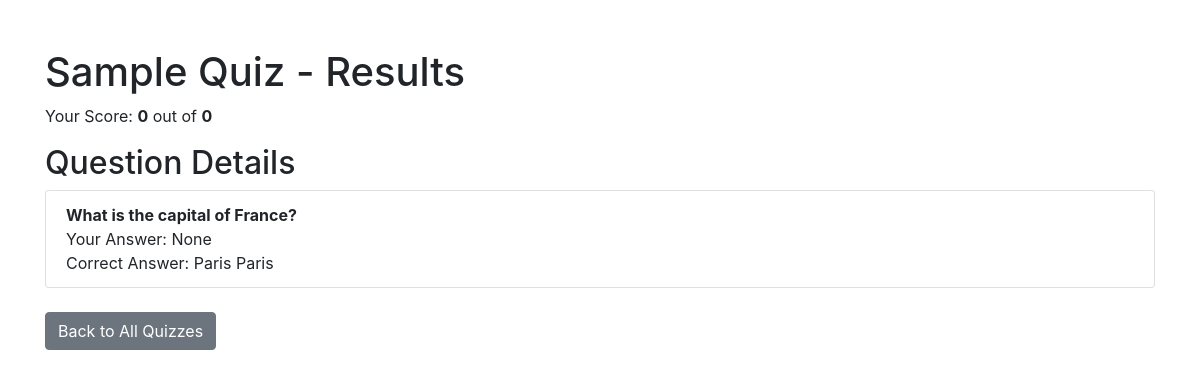
/1/result/, run on an earlier commit of the app's database.
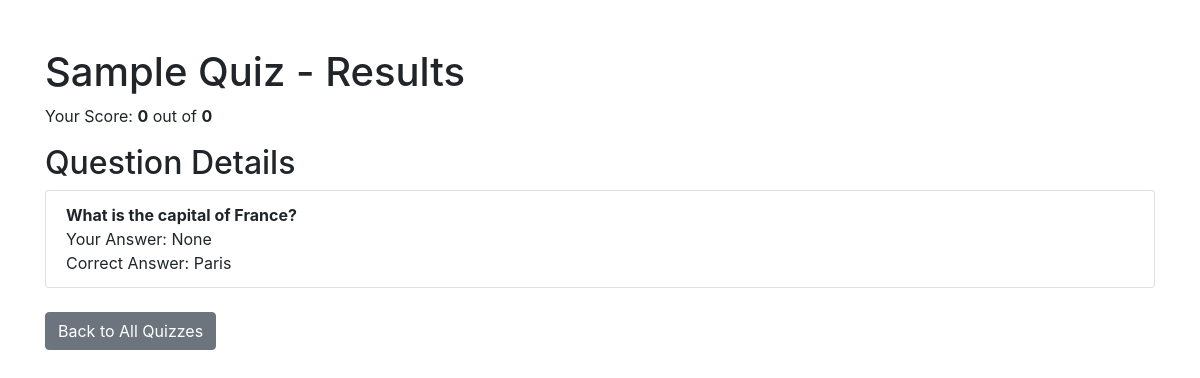
And on a later commit of the database.
### quizzes/models.py (models this page shows, shortened)
class Question(models.Model):
    quiz = models.ForeignKey(Quiz, on_delete=models.CASCADE, related_name="questions")
    text = models.TextField()
    created_at = models.DateTimeField(auto_now_add=True)

class Choice(models.Model):
    question = models.ForeignKey(Question, related_name="choices", on_delete=models.CASCADE)
    text = models.CharField(max_length=200)
    is_correct = models.BooleanField(default=False)
    class Meta:
        unique_together = ('question', 'text')  # Prevent duplicate choices for the same question

### quizzes/views.py (the view)
# urls.py: path('<int:quiz_id>/result/', views.quiz_result, name='quiz_result'),
def quiz_result(request, quiz_id):
    quiz = get_object_or_404(Quiz, id=quiz_id)
    questions = quiz.questions.prefetch_related('choices')
    selected_answers = request.session.get('selected_answers', {})
    score = request.session.get('score', 0)
    total = request.session.get('total', 0)
    selected_choices = {}
    for question in questions:
        selected_choice_id = selected_answers.get(str(question.id))  # Ensure we fetch by string key
        if selected_choice_id:
            selected_choice = question.choices.filter(id=int(selected_choice_id)).first()
            selected_choices[question.id] = selected_choice.text if selected_choice else "Invalid Choice"
    context = {
        'quiz': quiz,
        'questions': questions,
        'selected_answers': selected_choices,  # Pass the choice text instead of IDs
        'score': score,
        'total': total,
    }
    return render(request, 'quizzes/quiz_result.html', context)

### quizzes/templatetags/custom_filters.py (called while the page is built)
@register.filter
def get(dictionary, key):
    if isinstance(dictionary, dict):
        return dictionary.get(key, None)
    return None

### quizzes/templates/quizzes/quiz_result.html (shortened to what this page needs)
{% load static %}
{% load custom_filters %}
<!DOCTYPE html>
<html lang="en">
<head>
    <link rel="stylesheet" href="https://stackpath.bootstrapcdn.com/bootstrap/4.5.2/css/bootstrap.min.css">
</head>
<body>
    <div class="container mt-5">
        <h1>{{ quiz.title }} - Results</h1>
        <p>Your Score: <strong>{{ score }}</strong> out of <strong>{{ total }}</strong></p>
        <h2>Question Details</h2>
        <ul class="list-group">
            {% for question in questions %}
    <li class="list-group-item">
        <strong>{{ question.text }}</strong><br>
        Your Answer:
        {% with selected_answers|get:question.id as selected_choice %}
            {{ selected_choice }}
        {% endwith %}
        <br>
        Correct Answer:
        {% for choice in question.choices.all %}
            {% if choice.is_correct %}
                {{ choice.text }}
            {% endif %}
        {% endfor %}
    </li>
{% endfor %}
        </ul>
        <a href="{% url 'quiz_list' %}" class="btn btn-secondary mt-4">Back to All Quizzes</a>
    </div>
</body>
</html>

What changed in the data, as far as the page shows it:
removed Choice: text "Paris"
